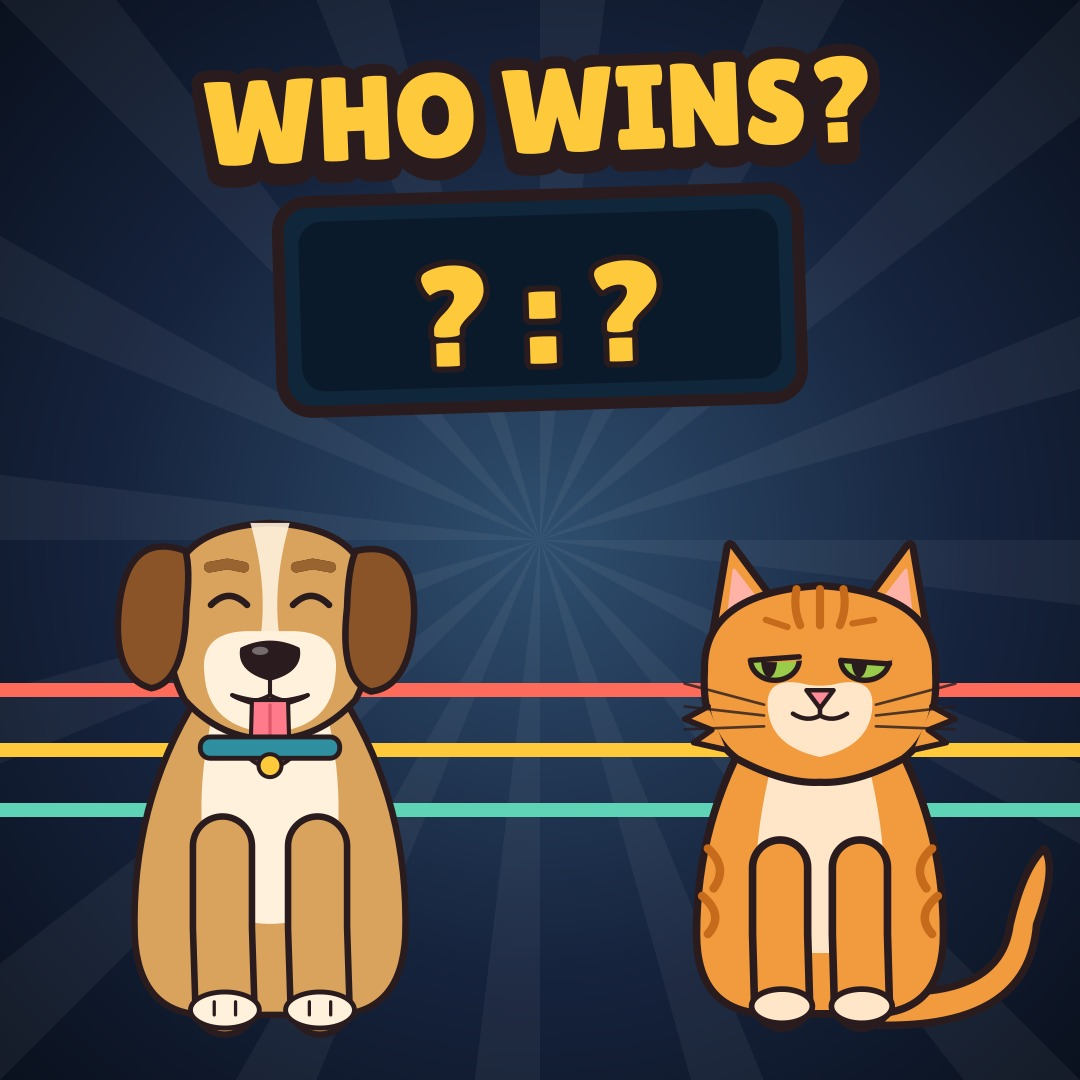

Reproduce this figure in Python.
"""Teaser Community post image (1080x1080) for L7. python episodes/B-007-cats-vs-dogs/social/post/post.py"""
import os, sys, math
os.environ["TW_FLAT_SIZE"] = "1080x1080"
from pathlib import Path
HERE = Path(__file__).resolve().parent
sys.path.insert(0, str(HERE.parents[3] / "lib"))
import cairocffi as cairo
from flat2d import *
from flat_pets import *
surf = cairo.ImageSurface(cairo.FORMAT_ARGB32, W, H); g = G(surf)
g.fill_all(g.rgrad(W * 0.5, H * 0.5, W * 0.8, "#2F4F6F", "#16233D", "#060B14"))
for i in range(16):
    a0 = i * TAU / 16
    g.poly([(W * 0.5, H * 0.5), (W * 0.5 + 2000 * math.cos(a0), H * 0.5 + 2000 * math.sin(a0)),
            (W * 0.5 + 2000 * math.cos(a0 + 0.12), H * 0.5 + 2000 * math.sin(a0 + 0.12))], "#FFFFFF", None, a=0.05)
for i, col in enumerate(("#FF6B5B", "#FFC93C", "#5ED3B5")):
    g.line([(-20, 690 + i * 60), (W + 20, 690 + i * 60)], col, 14)
dog_sit(g, 270, 1010, 0.82, 0.0, "happy", tongue=0.6, look=(0.8, 0), blink=0.0)
cat_sit(g, 820, 1010, 0.95, 0.0, "smug", look=(-0.8, 0), blink=0.0, breathe=False)
with g.at(W / 2, 300, -0.03):
    g.rc(0, 0, 520, 210, PAL["navy"], INK, lw=12, r=30)
    g.rc(0, 0, 480, 170, "#0B1A2B", None, r=24)
    g.text("? : ?", 0, 12, 140, PAL["yellow"], sw=12)
g.text("WHO WINS?", W / 2, 110, 120, PAL["yellow"], sw=24, depth=10, rot=-0.04)
from PIL import Image
Image.frombuffer("RGBA", (W, H), bytes(surf.get_data()), "raw", "BGRA", 0, 1).convert("RGB").save(HERE / "post.jpg", quality=92)
print("ok")
